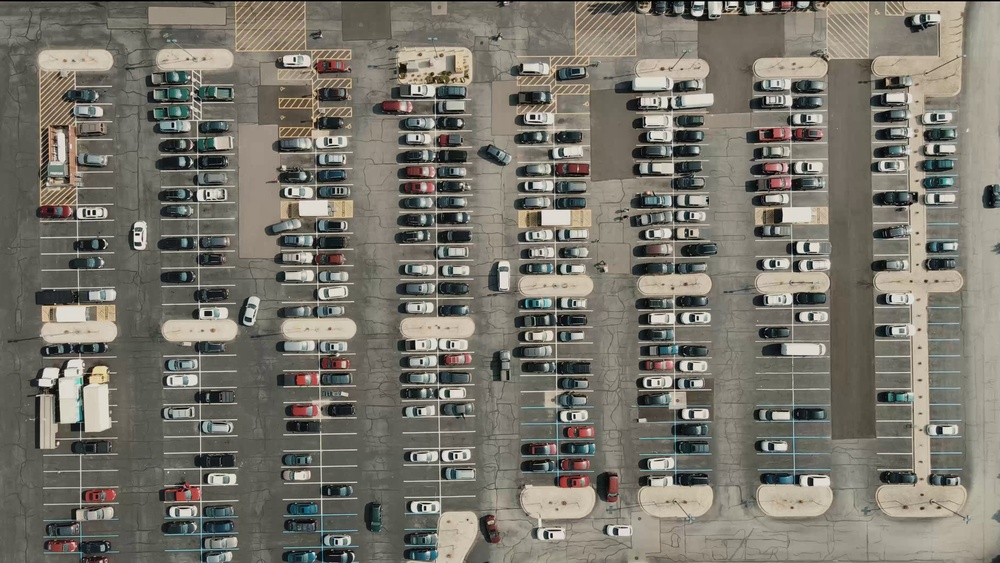
#> input picture video_first_frame.jpg, 1000 x 563 px, shrunk from 3700 x 2082 before the run
$ python -i connected_components.py   (imports and definitions only)
#> lines starting #> are read from the running program, lines starting #| are printed output that depends on the picture; after the words box and inside, x2 and y2 are one past the last pixel; in counts of white or black regions, pixels touching at a corner belong together
#> further down, picture is the input picture: shape (563, 1000, 3); mean B, G, R 107.3, 117, 120.1
import cv2
import numpy as np


def detect_boxes(image):
    gray = cv2.cvtColor(image, cv2.COLOR_BGR2GRAY)
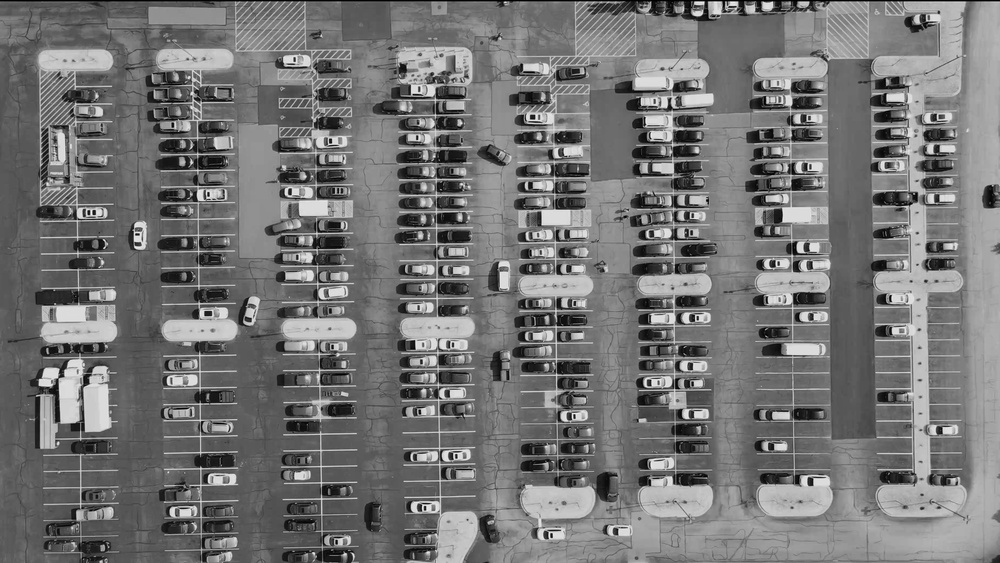
#> gray: shape (563, 1000); min 0, max 249, mean 116.8

    blur = cv2.GaussianBlur(gray, (5, 5), 0)

    binary = cv2.threshold(
        blur,
        0,
        255,
        cv2.THRESH_BINARY_INV + cv2.THRESH_OTSU,
    )[1]
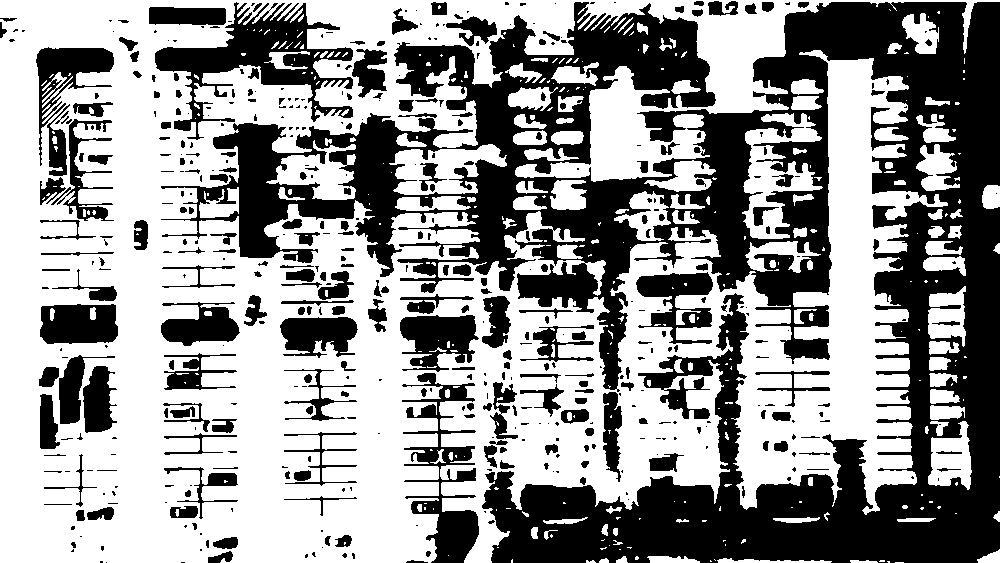
#> binary: shape (563, 1000); 58.7% white; 479 black regions (242 under 20 px), largest, box (x1, y1, x2, y2) and area: (161, 2, 1000, 563) 167176, (155, 2, 353, 140) 8558, (402, 373, 479, 563) 5182

    kernel = np.ones((3, 3), dtype=np.uint8)

    binary = cv2.morphologyEx(
        binary,
        cv2.MORPH_OPEN,
        kernel,
        iterations=1,
    )
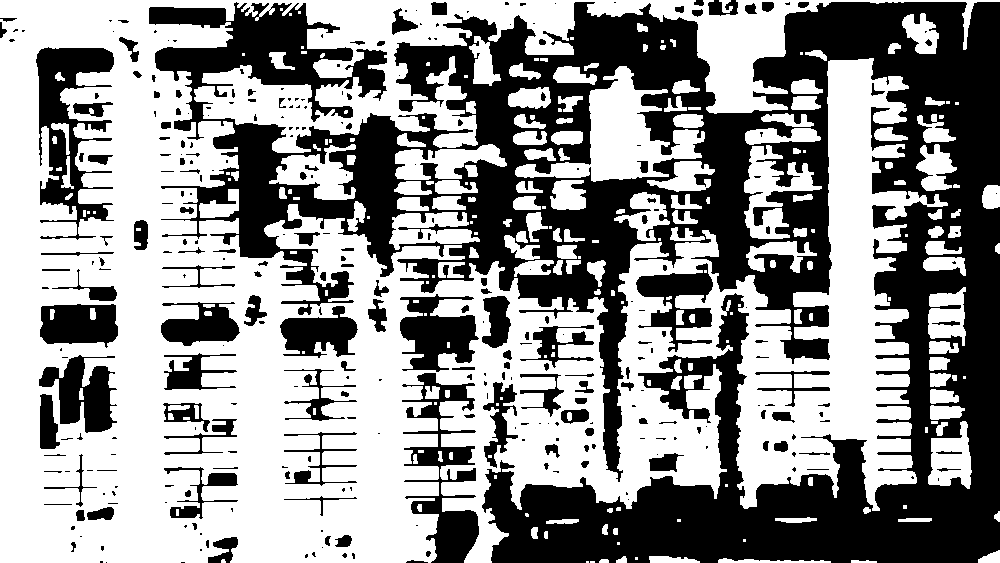
#> binary: shape (563, 1000); 57.4% white; 320 black regions (171 under 20 px), largest, box (x1, y1, x2, y2) and area: (149, 2, 1000, 563) 189685, (36, 47, 114, 240) 6583, (402, 373, 479, 563) 5508

    binary = cv2.morphologyEx(
        binary,
        cv2.MORPH_CLOSE,
        kernel,
        iterations=2,
    )
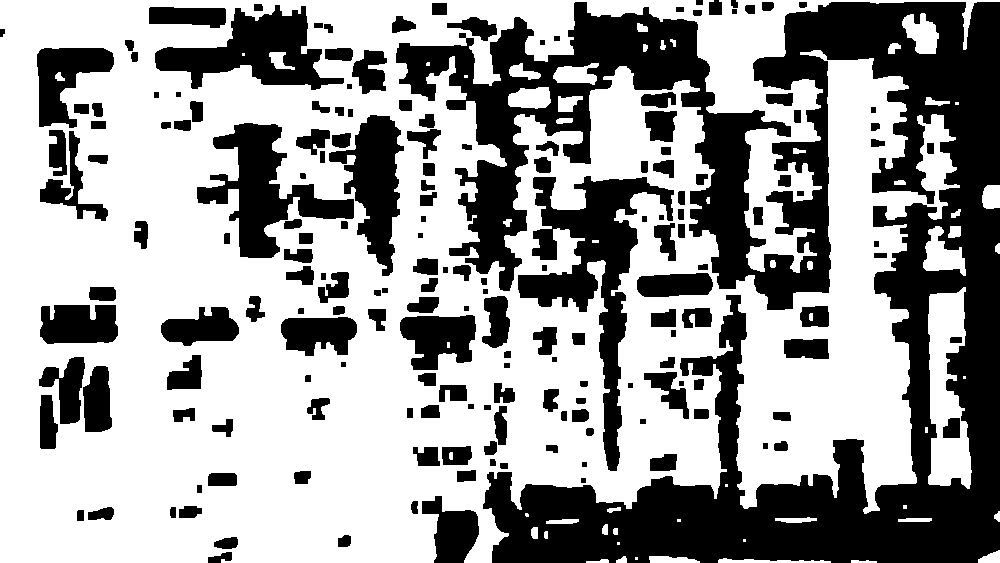
#> binary: shape (563, 1000); 61.7% white; 181 black regions, largest, box (x1, y1, x2, y2) and area: (396, 2, 1000, 563) 128509, (518, 176, 674, 471) 12679, (197, 123, 354, 258) 7804

    count, labels, stats, centroids = cv2.connectedComponentsWithStats(
        binary,
        connectivity=8,
    )
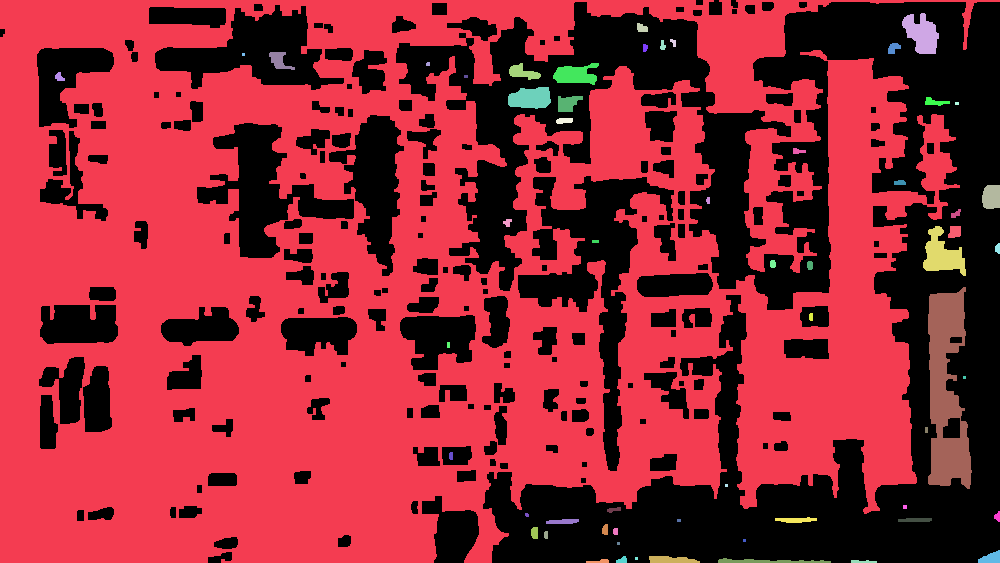
#> labels: shape (563, 1000) int32; 60 distinct labels, from 0 to 59; one colour per label, 0 black
#> count = 60; stats = 60 rows, first 6: [0, 0, 1000, 563, 215396], [0, 0, 1000, 563, 334103], [902, 13, 37, 41, 965], [637, 23, 11, 9, 78], [670, 39, 6, 8, 31], [660, 40, 6, 10, 41]; centroids = 60 pairs, first value 59.03 to 997.3, second value 27.65 to 561.2

    boxes = []

    for index in range(1, count):
        x = int(stats[index, cv2.CC_STAT_LEFT])
        y = int(stats[index, cv2.CC_STAT_TOP])
        width = int(stats[index, cv2.CC_STAT_WIDTH])
        height = int(stats[index, cv2.CC_STAT_HEIGHT])
        area = int(stats[index, cv2.CC_STAT_AREA])

        # Bạn cần điều chỉnh ngưỡng theo ảnh thật
        if area < 100:
            continue

        if width < 10 or height < 10:
            continue

        aspect_ratio = width / height

        if aspect_ratio < 0.2 or aspect_ratio > 5.0:
            continue

        boxes.append((x, y, width, height))
#> this loop made 59 passes
#> (x, y, width, height, area) on passes 3, 4, 5, 6, 7, 13, 17, 19, 20, 21, 23, 24: (637, 23, 11, 9, 78), (670, 39, 6, 8, 31), (660, 40, 6, 10, 41), (888, 43, 13, 11, 98), (643, 44, 5, 8, 34), (55, 72, 10, 9, 59), (925, 97, 25, 9, 122), (556, 118, 17, 6, 86), (793, 148, 13, 6, 55), (894, 180, 12, 5, 53), (706, 197, 4, 7, 24), (951, 209, 10, 9, 53)
#> (x, y, width, height, area, aspect_ratio) on passes 1, 2, 9, 11, 12, 15: (0, 0, 1000, 563, 334103, 1.78), (902, 13, 37, 41, 965, 0.902), (269, 52, 26, 18, 242, 1.44), (509, 63, 32, 17, 285, 1.88), (553, 63, 46, 22, 660, 2.09), (508, 87, 43, 22, 760, 1.95)
#> after the loop, boxes = [(0, 0, 1000, 563), (902, 13, 37, 41), (269, 52, 26, 18), (509, 63, 32, 17), (553, 63, 46, 22), (508, 87, 43, 22), (558, 96, 25, 16), (982, 185, 18, 24), (923, 226, 43, 50), (948, 226, 13, 12), (928, 287, 44, 202), (978, 550, 22, 13)]

    return boxes, binary


def draw_boxes(image, boxes):
    output = image.copy()

    for index, (x, y, width, height) in enumerate(boxes):
        cv2.rectangle(
            output,
            (x, y),
            (x + width, y + height),
            (0, 255, 0),
            2,
        )

        cv2.putText(
            output,
            str(index),
            (x, max(y - 5, 15)),
            cv2.FONT_HERSHEY_SIMPLEX,
            0.6,
            (0, 255, 0),
            2,
        )

    return output

>>> import cv2
>>> picture = cv2.imread('video_first_frame.jpg')
>>> result = detect_boxes(picture)
